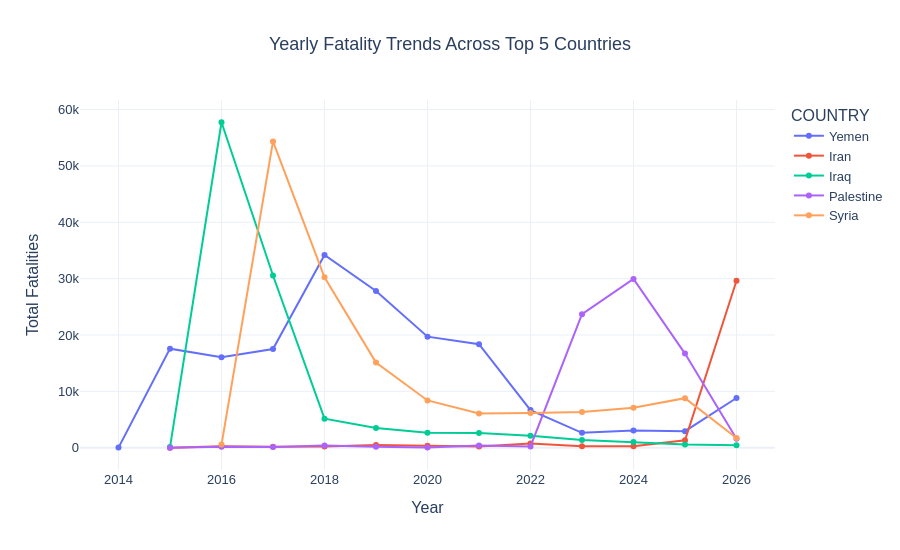

This figure's notebook cell:
### Markdown cell above
## 7. Yearly Trends in Fatalities Across the Most Affected Countries

This analysis examines how conflict-related fatalities have changed over time across the five countries with the highest cumulative fatalities.

The weekly date field is converted into yearly observations, and fatalities are aggregated for each country and year.

A multi-line chart is used to compare annual fatality trends across countries.

**Objective:**
- Identify years with significant increases in fatalities.
- Compare annual conflict severity across countries.
- Examine changes in fatalities over the observation period.
- Identify countries with consistently high or fluctuating fatality trends.

### Code cell
yearly_fatalities = (
    top5_df.dropna(subset=["YEAR"])
    .groupby(["YEAR", "COUNTRY"], as_index=False)
    ["FATALITIES"].sum()
)

fig = px.line(
    yearly_fatalities,
    x="YEAR",
    y="FATALITIES",
    color="COUNTRY",
    markers=True,
    title="Yearly Fatality Trends Across Top 5 Countries",
    template="plotly_white"
)

fig.update_layout(
    title_x=0.5,
    height=550,
    xaxis_title="Year",
    yaxis_title="Total Fatalities",
    hovermode="x unified",
    font=dict(family="Arial", size=13)
)

fig.show()

### Figure 1 — Plotly figure (JSON) as saved in the notebook; plotly's stock layout.template omitted (floating-point values rounded to 4 significant figures)
{"data": [{"hovertemplate": "COUNTRY=Yemen<br>YEAR=%{x}<br>FATALITIES=%{y}<extra></extra>", "legendgroup": "Yemen", "line": {"color": "#636efa", "dash": "solid"}, "marker": {"symbol": "circle"}, "mode": "lines+markers", "name": "Yemen", "orientation": "v", "showlegend": true, "type": "scatter", "x": [2014, 2015, 2016, 2017, 2018, 2019, 2020, 2021, 2022, 2023, 2024, 2025, 2026], "xaxis": "x", "y": [27, 17577, 16034, 17514, 34199, 27812, 19704, 18378, 6679, 2642, 3055, 2933, 8823], "yaxis": "y"}, {"hovertemplate": "COUNTRY=Iran<br>YEAR=%{x}<br>FATALITIES=%{y}<extra></extra>", "legendgroup": "Iran", "line": {"color": "#EF553B", "dash": "solid"}, "marker": {"symbol": "circle"}, "mode": "lines+markers", "name": "Iran", "orientation": "v", "showlegend": true, "type": "scatter", "x": [2015, 2016, 2017, 2018, 2019, 2020, 2021, 2022, 2023, 2024, 2025, 2026], "xaxis": "x", "y": [0, 257, 190, 202, 477, 366, 204, 733, 278, 250, 1312, 29628], "yaxis": "y"}, {"hovertemplate": "COUNTRY=Iraq<br>YEAR=%{x}<br>FATALITIES=%{y}<extra></extra>", "legendgroup": "Iraq", "line": {"color": "#00cc96", "dash": "solid"}, "marker": {"symbol": "circle"}, "mode": "lines+markers", "name": "Iraq", "orientation": "v", "showlegend": true, "type": "scatter", "x": [2015, 2016, 2017, 2018, 2019, 2020, 2021, 2022, 2023, 2024, 2025, 2026], "xaxis": "x", "y": [123, 57735, 30546, 5159, 3514, 2661, 2598, 2136, 1394, 1024, 597, 456], "yaxis": "y"}, {"hovertemplate": "COUNTRY=Palestine<br>YEAR=%{x}<br>FATALITIES=%{y}<extra></extra>", "legendgroup": "Palestine", "line": {"color": "#ab63fa", "dash": "solid"}, "marker": {"symbol": "circle"}, "mode": "lines+markers", "name": "Palestine", "orientation": "v", "showlegend": true, "type": "scatter", "x": [2015, 2016, 2017, 2018, 2019, 2020, 2021, 2022, 2023, 2024, 2025, 2026], "xaxis": "x", "y": [0, 178, 125, 411, 183, 58, 395, 230, 23685, 29950, 16706, 1593], "yaxis": "y"}, {"hovertemplate": "COUNTRY=Syria<br>YEAR=%{x}<br>FATALITIES=%{y}<extra></extra>", "legendgroup": "Syria", "line": {"color": "#FFA15A", "dash": "solid"}, "marker": {"symbol": "circle"}, "mode": "lines+markers", "name": "Syria", "orientation": "v", "showlegend": true, "type": "scatter", "x": [2016, 2017, 2018, 2019, 2020, 2021, 2022, 2023, 2024, 2025, 2026], "xaxis": "x", "y": [568, 54334, 30244, 15122, 8390, 6093, 6178, 6327, 7110, 8792, 1735], "yaxis": "y"}], "layout": {"font": {"family": "Arial", "size": 13}, "height": 550, "hovermode": "x unified", "legend": {"title": {"text": "COUNTRY"}, "tracegroupgap": 0}, "title": {"text": "Yearly Fatality Trends Across Top 5 Countries", "x": 0.5}, "xaxis": {"anchor": "y", "domain": [0, 1], "title": {"text": "Year"}}, "yaxis": {"anchor": "x", "domain": [0, 1], "title": {"text": "Total Fatalities"}}}}
